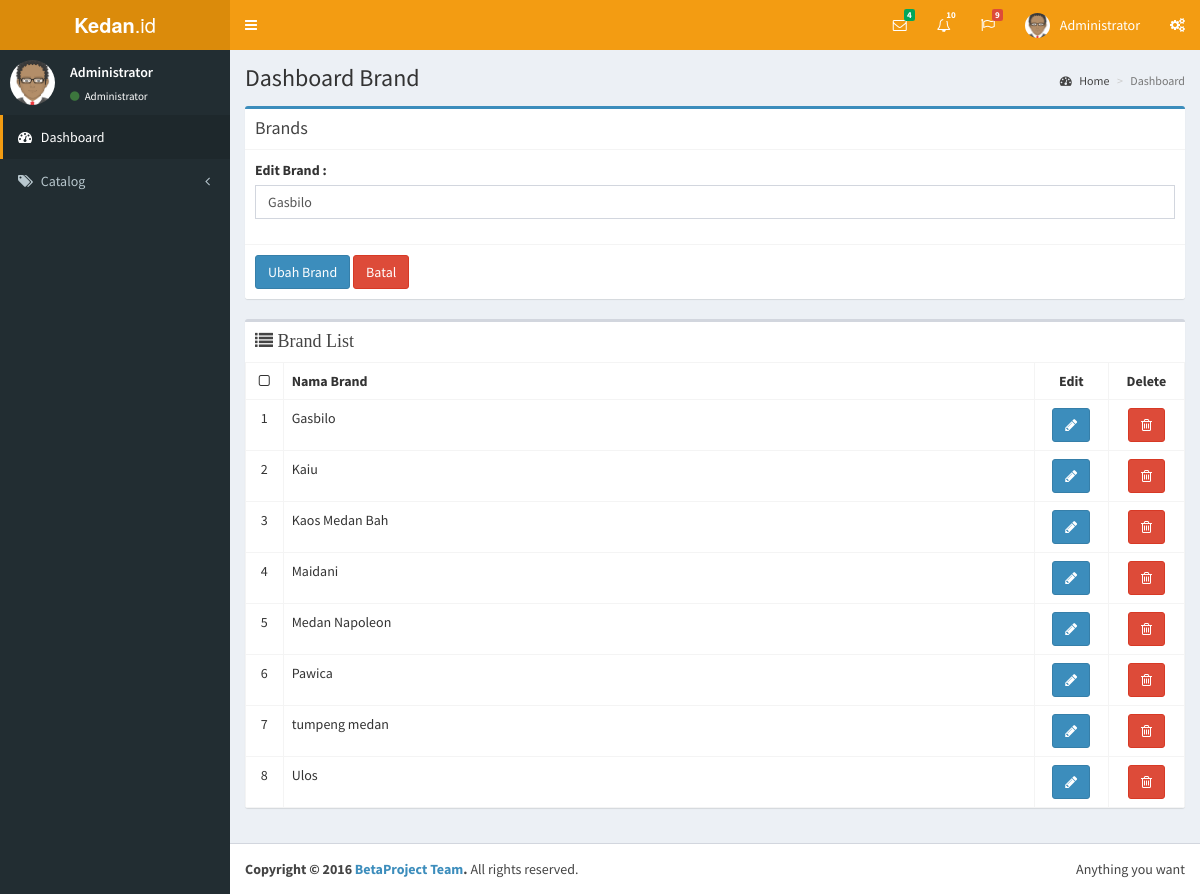
The app's page /admin/brand.php?edit=6 with its own data.
### tables this page shows
CREATE TABLE `brand` (
  `id_brand` int(11) NOT NULL,
  `brand` varchar(255) NOT NULL,
  `img_brand` varchar(255) NOT NULL
);

### helpers/helper.php (called while the page is built, shortened)
<?php
function sanitize($dirty){
	return htmlentities($dirty, ENT_QUOTES, "UTF-8");
}
?>

### admin/brand.php (the view, shortened to what this page needs)
<?php
require_once '../includes/koneksi.php';
include 'includes/head.php';
include 'includes/header.php';
include 'includes/nav.php';
$sql = "SELECT * FROM brand ORDER BY brand";
$result = $db->query($sql);
if(isset($_GET['edit']) && !empty($_GET['edit'])){
	$edit_id = (int)$_GET['edit'];
	$edit_id = sanitize($edit_id);
	$sql2 = "SELECT * FROM brand WHERE id_brand = '$edit_id'";
	$edit_result = $db->query($sql2);
	$eBrand = mysqli_fetch_assoc($edit_result);
}
?>
<div class="content-wrapper">
	<section class="content-header">
		<h1>
		Dashboard Brand
		</h1>
		<ol class="breadcrumb">
			<li><a href="#"><i class="fa fa-dashboard"></i> Home</a></li>
			<li class="active">Dashboard</li>
		</ol>
	</section>
	<section class="content">
		<div class="box box-primary">
			<div class="box-header with-border">
				<h3 class="box-title">Brands</h3>
			</div>
			<form action="brand.php<?=((isset($_GET['edit']))?'?edit='.$edit_id:'');?>" method="post">
				<div class="box-body">
					<?php
					$brand_value = '';
					if(isset($_GET['edit'])){
						$brand_value = $eBrand['brand'];
					}
					else{
						if(isset($_POST['brand'])){
							$brand_value = sanitize($_POST['brand']);
						}
					}
					?>
					<div class="form-group">
						<label for="brand"><?=((isset($_GET['edit']))?'Edit':'Add A'); ?>  Brand :</label>
						<input type="text"  name="brand" id="brand" class="form-control" value="<?=$brand_value; ?>">
					</div>
				</div>
				<div class="box-footer">
					<input type="submit" name="add_submit" value="<?=((isset($_GET['edit']))?'Ubah':'Tambah') ;?> Brand" class="btn btn-primary">
					<?php if(isset($_GET['edit'])): ?>
					<a href="brand.php" class="btn btn-danger">Batal</a>
					<?php endif; ?>
				</div>
			</form>
		</div>
		<div class="row">
			<div class="col-xs-12">
				<div class="box">
					<div class="box-header">
						<h2 class="box-title"><i class="fa fa-list">  Brand List</i></h2>
					</div>
					<div class="box-body table-responsive no-padding">
						<table class="table table-hover table-bordered table-auto">
							<tr>
								<th class="text-center"><i class="fa fa-square-o"></i></th>
								<th style="width: 80%;">Nama Brand </th>
								<th class="text-center">Edit</th>
								<th class="text-center">Delete</th>
							</tr>
							<?php $no=1; while($brand = mysqli_fetch_assoc($result)) : ?>
							<tr>
								<td class="text-center"><?= $no; $no++;?></td>
								<td><?php echo $brand['brand']; ?></td>
								<td class="text-center"><a href="brand.php?edit=<?=$brand['id_brand']; ?>" class="btn tbn-xs btn-primary"><i class="fa fa-pencil"></i></a></td>
								<td class="text-center"><a href="brand.php?delete=<?=$brand['id_brand']; ?>" class="btn tbn-xs btn-danger"><i class="fa fa-trash-o"></i></a></td>
							</tr>
							<?php endwhile; ?>
						</table>
					</div>
				</div>
			</div>
		</div>
	</section>
</div>
<?php
include 'includes/footer.php';
?>

### records on screen
brand: brand "Gasbilo"
brand: brand "Kaiu"
brand: brand "Kaos Medan Bah"
brand: brand "Maidani"
brand: brand "Medan Napoleon"
brand: brand "Pawica"
brand: brand "tumpeng medan"
brand: brand "Ulos"
